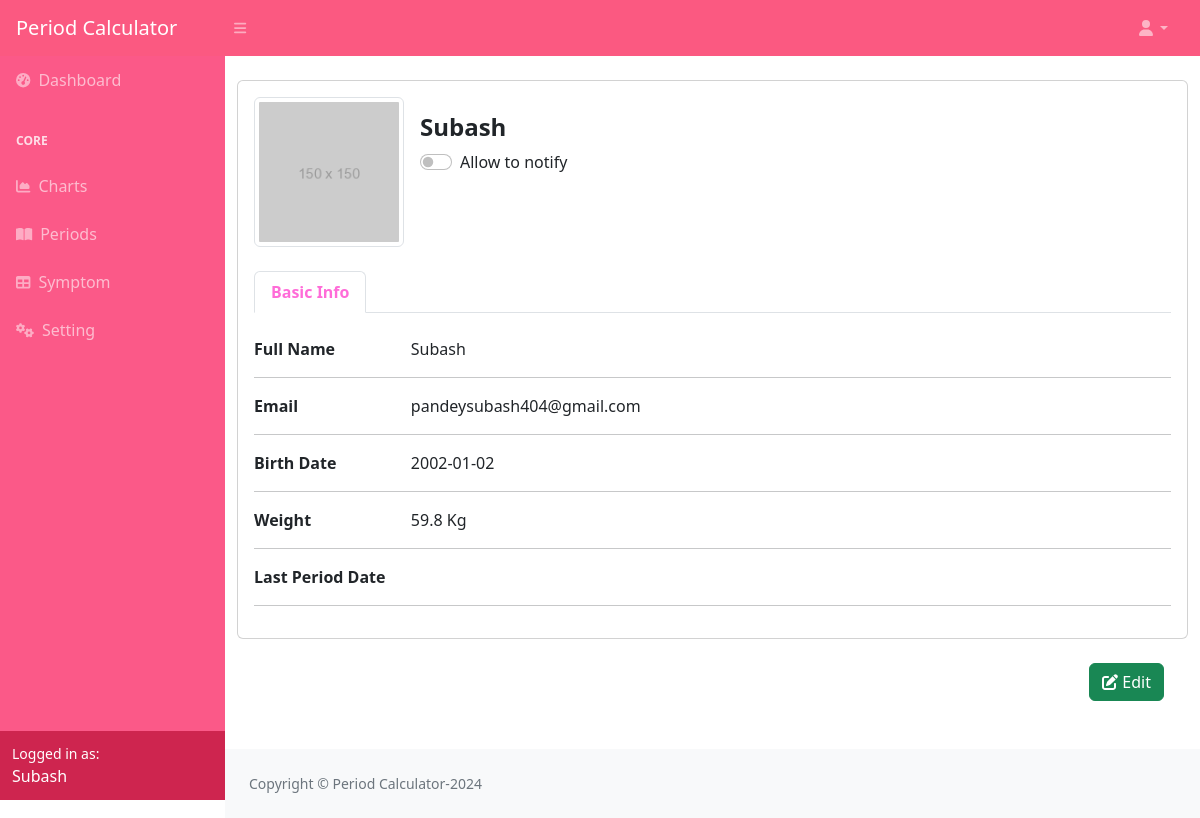
Page /dashboard/setting.php (signed in) on the committed database.
### tables this page shows
Create TABLE `users`(
 id INT AUTO_INCREMENT PRIMARY KEY,
 name varchar(50) NOT NULL,
 email varchar(50) NOT NULL,
 password varchar(50) NOT NULL,
 dob date NOT NULL,
 weight float(5) NOT NULL
);

### dashboard/setting.php (the view, shortened to what this page needs)
<?php
include_once ("header.php");
$conn = new mysqli(DBHOST, DBUSER, DBPWD, DBNAME);
?>
<body class="sb-nav-fixed">
    <?php include_once ("topnav.php"); ?>
    <div id="layoutSidenav">
        <?php include_once ("sidenav.php"); ?>
        <div id="layoutSidenav_content">
            <main>
                <div class="container-fluid py-4">
                    <div class="row">
                        <div class="col-12">
                            <?php
                            $profile_sql = "SELECT * FROM users WHERE id='$userID'";
                            $result = $conn->query($profile_sql);
                            if ($result->num_rows > 0) {
                                while ($row = $result->fetch_assoc()) {
                                    ?>
                                    <div class="card">
                                        <div class="card-body">
                                            <div class="card-title mb-4">
                                                <div class="d-flex justify-content-start">
                                                    <div class="image-container">
                                                        <img src="../assets/img/image.png" id="imgProfile"
                                                            style="width: 150px; height: 150px" class="img-thumbnail" />
                                                    </div>
                                                    <div class="userData m-3">
                                                        <h2 class="d-block" style="font-size: 1.5rem; font-weight: bold">
                                                            <?php echo $row['name']; ?>
                                                        </h2>
                                                        <div class="form-check form-switch">
                                                            <input class="form-check-input" type="checkbox" role="switch"
                                                                id="flexSwitchCheckDefault" name="notify">
                                                            <label class="form-check-label" for="flexSwitchCheckDefault">Allow
                                                                to
                                                                notify</label>
                                                        </div>
                                                    </div>
                                                </div>
                                            </div>
                                            <div class="row">
                                                <div class="col-12">
                                                    <ul class="nav nav-tabs mb-4" id="myTab" role="tablist">
                                                        <li class="nav-item nav-link active"><b>Basic Info</b></li>
                                                    </ul>
                                                    <div class="tab-content ml-1" id="myTabContent">
                                                        <div class="tab-pane fade show active" id="basicInfo" role="tabpanel"
                                                            aria-labelledby="basicInfo-tab">
                                                            <div class="row">
                                                                <div class="col-sm-3 col-md-2 col-5">
                                                                    <label style="font-weight:bold;">Full Name</label>
                                                                </div>
                                                                <div class="col-md-8 col-6">
                                                                    <?php echo $row['name']; ?>
                                                                </div>
                                                            </div>
                                                            <hr />
                                                            <div class="row">
                                                                <div class="col-sm-3 col-md-2 col-5">
                                                                    <label style="font-weight:bold;">Email</label>
                                                                </div>
                                                                <div class="col-md-8 col-6">
                                                                    <?php echo $row['email']; ?>
                                                                </div>
                                                            </div>
                                                            <hr />
                                                            <div class="row">
                                                                <div class="col-sm-3 col-md-2 col-5">
                                                                    <label style="font-weight:bold;">Birth Date</label>
                                                                </div>
                                                                <div class="col-md-8 col-6">
                                                                    <?php echo $row['dob']; ?>
                                                                </div>
                                                            </div>
                                                            <hr />
                                                            <div class="row">
                                                                <div class="col-sm-3 col-md-2 col-5">
                                                                    <label style="font-weight:bold;">Weight</label>
                                                                </div>
                                                                <div class="col-md-8 col-6">
                                                                    <?php echo $row['weight']; ?> Kg
                                                                </div>
                                                            </div>
                                                            <hr />
                                                            <div class="row">
                                                                <div class="col-sm-3 col-md-2 col-5">
                                                                    <label style="font-weight:bold;">Last Period
                                                                        Date</label>
                                                                </div>
                                                                <div class="col-md-8 col-6">
                                                                </div>
                                                            </div>
                                                            <hr />
                                                        </div>
                                                    </div>
                                                </div>
                                            </div>
                                        </div>
                                    </div>
                                    <div class="d-flex m-4 float-md-end">
                                        <button class='btn btn-success edit-btn' data-bs-toggle='modal'
                                            data-bs-target='#profileModal' data-id='<?php echo $row['id']; ?>'
                                            data-name='<?php echo $row['name']; ?>' data-email='<?php echo $row['email']; ?>'
                                            data-dob=' <?php echo $row['dob']; ?>' data-weight='<?php echo $row['weight']; ?>'>
                                            <i class="fas fa-edit"></i>
                                            Edit</button>
                                    </div>
                                <?php }
                            } ?>
                        </div>
                    </div>
                </div>
            </main>
            <?php
            include_once ("footer.php");
            ?>

### dashboard/sidenav.php
<div id="layoutSidenav_nav">
    <nav class="sb-sidenav accordion sb-sidenav-dark" id="sidenavAccordion">
        <div class="sb-sidenav-menu">
            <div class="nav">
                <a class="nav-link" href="index.php">
                    <div class="sb-nav-link-icon"><i class="fas fa-tachometer-alt"></i></div>
                    Dashboard
                </a>
                <div class="sb-sidenav-menu-heading">Core</div>
                <a class="nav-link" href="charts.php">
                    <div class="sb-nav-link-icon"><i class="fas fa-chart-area"></i></div>
                    Charts
                </a>
                <a class="nav-link" href="periods.php">
                    <div class="sb-nav-link-icon"><i class="fas fa-book-open"></i></div>
                    Periods
                </a>
                <a class="nav-link" href="symptom.php">
                    <div class="sb-nav-link-icon"><i class="fas fa-table"></i></div>
                    Symptom
                </a>
                <a class="nav-link" href="setting.php">
                    <div class="sb-nav-link-icon"><i class="fas fa-cogs"></i></div>
                    Setting
                </a>
            </div>
        </div>
        <div class="sb-sidenav-footer">
            <div class="small">Logged in as:</div>
            <?php echo ($name); ?>
        </div>
    </nav>
</div>

### rows in the picture
users: name "Subash", email "pandeysubash404@gmail.com", dob "2002-01-02", weight "59.8"
